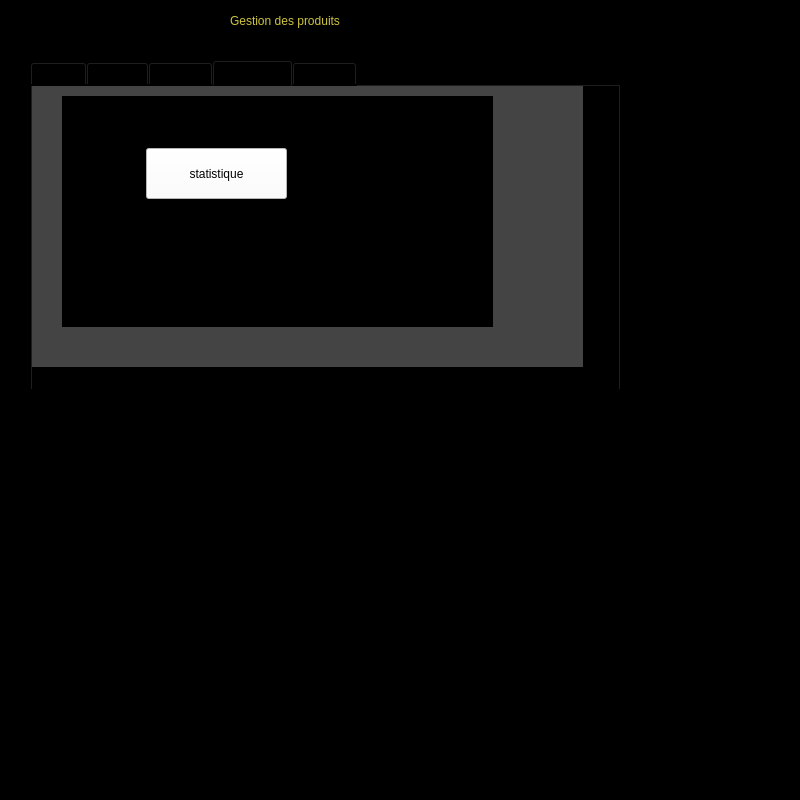
<?xml version="1.0" encoding="UTF-8"?>
<ui version="4.0">
 <class>produitcosmetiques</class>
 <widget class="QDialog" name="produitcosmetiques">
  <property name="geometry">
   <rect>
    <x>0</x>
    <y>0</y>
    <width>800</width>
    <height>800</height>
   </rect>
  </property>
  <property name="windowTitle">
   <string>Dialog</string>
  </property>
  <property name="styleSheet">
   <string notr="true">background-color: rgb(0, 0, 0);</string>
  </property>
  <widget class="QTabWidget" name="tabWidget">
   <property name="geometry">
    <rect>
     <x>30</x>
     <y>60</y>
     <width>591</width>
     <height>331</height>
    </rect>
   </property>
   <property name="currentIndex">
    <number>3</number>
   </property>
   <widget class="QWidget" name="tab">
    <attribute name="title">
     <string>Home</string>
    </attribute>
    <widget class="QLabel" name="label_2">
     <property name="geometry">
      <rect>
       <x>-20</x>
       <y>-27</y>
       <width>571</width>
       <height>301</height>
      </rect>
     </property>
     <property name="styleSheet">
      <string notr="true"> background-color: rgb(68, 68, 68);</string>
     </property>
     <property name="text">
      <string/>
     </property>
    </widget>
    <widget class="QLabel" name="label_3">
     <property name="geometry">
      <rect>
       <x>20</x>
       <y>20</y>
       <width>431</width>
       <height>231</height>
      </rect>
     </property>
     <property name="text">
      <string/>
     </property>
     <property name="pixmap">
      <pixmap>../../../Downloads/black-gold-marble-texture_125540-835 (1).jpg</pixmap>
     </property>
     <property name="scaledContents">
      <bool>true</bool>
     </property>
    </widget>
    <widget class="QLabel" name="label_4">
     <property name="geometry">
      <rect>
       <x>410</x>
       <y>100</y>
       <width>141</width>
       <height>161</height>
      </rect>
     </property>
     <property name="styleSheet">
      <string notr="true"> background-color: rgb(68, 68, 68);</string>
     </property>
     <property name="text">
      <string/>
     </property>
     <property name="pixmap">
      <pixmap>../../../Downloads/1000_F_299880076_yQuSLoURK5zcMBQJwiCRpa25sfnuJ4Z8_preview_rev_1.png</pixmap>
     </property>
     <property name="scaledContents">
      <bool>true</bool>
     </property>
    </widget>
    <widget class="QPushButton" name="pushButton_2">
     <property name="geometry">
      <rect>
       <x>200</x>
       <y>90</y>
       <width>75</width>
       <height>23</height>
      </rect>
     </property>
     <property name="styleSheet">
      <string notr="true"> color: rgb(206, 197, 64);</string>
     </property>
     <property name="text">
      <string>Chercher</string>
     </property>
    </widget>
    <widget class="QPushButton" name="pushButton_3">
     <property name="geometry">
      <rect>
       <x>200</x>
       <y>130</y>
       <width>75</width>
       <height>23</height>
      </rect>
     </property>
     <property name="styleSheet">
      <string notr="true"> color: rgb(206, 197, 64);
</string>
     </property>
     <property name="text">
      <string>Statistiques</string>
     </property>
    </widget>
    <widget class="QPushButton" name="pushButton_4">
     <property name="geometry">
      <rect>
       <x>200</x>
       <y>160</y>
       <width>75</width>
       <height>23</height>
      </rect>
     </property>
     <property name="styleSheet">
      <string notr="true"> color: rgb(206, 197, 64);</string>
     </property>
     <property name="text">
      <string>Alerte</string>
     </property>
    </widget>
    <widget class="QPushButton" name="pushButton_5">
     <property name="geometry">
      <rect>
       <x>200</x>
       <y>200</y>
       <width>75</width>
       <height>23</height>
      </rect>
     </property>
     <property name="styleSheet">
      <string notr="true"> color: rgb(206, 197, 64);</string>
     </property>
     <property name="text">
      <string>Code QR</string>
     </property>
    </widget>
    <widget class="QPushButton" name="pushButton_6">
     <property name="geometry">
      <rect>
       <x>200</x>
       <y>50</y>
       <width>75</width>
       <height>23</height>
      </rect>
     </property>
     <property name="styleSheet">
      <string notr="true"> color: rgb(206, 197, 64);</string>
     </property>
     <property name="text">
      <string>trier</string>
     </property>
    </widget>
    <zorder>label_2</zorder>
    <zorder>label_4</zorder>
    <zorder>label_3</zorder>
    <zorder>pushButton_2</zorder>
    <zorder>pushButton_3</zorder>
    <zorder>pushButton_4</zorder>
    <zorder>pushButton_5</zorder>
    <zorder>pushButton_6</zorder>
   </widget>
   <widget class="QWidget" name="tab_2">
    <attribute name="title">
     <string>Ajouter</string>
    </attribute>
    <widget class="QLabel" name="label_5">
     <property name="geometry">
      <rect>
       <x>-10</x>
       <y>-10</y>
       <width>591</width>
       <height>311</height>
      </rect>
     </property>
     <property name="styleSheet">
      <string notr="true"> background-color: rgb(68, 68, 68);</string>
     </property>
     <property name="text">
      <string/>
     </property>
    </widget>
    <widget class="QLabel" name="label_8">
     <property name="geometry">
      <rect>
       <x>70</x>
       <y>20</y>
       <width>431</width>
       <height>231</height>
      </rect>
     </property>
     <property name="text">
      <string/>
     </property>
     <property name="pixmap">
      <pixmap>../../../Downloads/black-gold-marble-texture_125540-835 (1).jpg</pixmap>
     </property>
     <property name="scaledContents">
      <bool>true</bool>
     </property>
    </widget>
    <widget class="QLabel" name="label_11">
     <property name="geometry">
      <rect>
       <x>100</x>
       <y>30</y>
       <width>61</width>
       <height>20</height>
      </rect>
     </property>
     <property name="styleSheet">
      <string notr="true"> color: rgb(206, 197, 64);
font: 14pt &quot;MS Shell Dlg 2&quot;;</string>
     </property>
     <property name="text">
      <string>Num</string>
     </property>
    </widget>
    <widget class="QPushButton" name="pb_ajouter">
     <property name="geometry">
      <rect>
       <x>400</x>
       <y>210</y>
       <width>75</width>
       <height>23</height>
      </rect>
     </property>
     <property name="styleSheet">
      <string notr="true">background-color: rgb(255, 255, 255);</string>
     </property>
     <property name="text">
      <string>Ajouter</string>
     </property>
    </widget>
    <widget class="QLabel" name="label_40">
     <property name="geometry">
      <rect>
       <x>96</x>
       <y>64</y>
       <width>71</width>
       <height>20</height>
      </rect>
     </property>
     <property name="styleSheet">
      <string notr="true"> color: rgb(206, 197, 64);
font: 14pt &quot;MS Shell Dlg 2&quot;;</string>
     </property>
     <property name="text">
      <string>QRCODE</string>
     </property>
    </widget>
    <widget class="QLabel" name="label_41">
     <property name="geometry">
      <rect>
       <x>76</x>
       <y>100</y>
       <width>91</width>
       <height>20</height>
      </rect>
     </property>
     <property name="styleSheet">
      <string notr="true"> color: rgb(206, 197, 64);
font: 14pt &quot;MS Shell Dlg 2&quot;;</string>
     </property>
     <property name="text">
      <string>QUANTITE</string>
     </property>
    </widget>
    <widget class="QLabel" name="label_42">
     <property name="geometry">
      <rect>
       <x>86</x>
       <y>130</y>
       <width>81</width>
       <height>20</height>
      </rect>
     </property>
     <property name="styleSheet">
      <string notr="true"> color: rgb(206, 197, 64);
font: 14pt &quot;MS Shell Dlg 2&quot;;</string>
     </property>
     <property name="text">
      <string>NOM</string>
     </property>
    </widget>
    <widget class="QLabel" name="label_43">
     <property name="geometry">
      <rect>
       <x>86</x>
       <y>160</y>
       <width>81</width>
       <height>20</height>
      </rect>
     </property>
     <property name="styleSheet">
      <string notr="true"> color: rgb(206, 197, 64);
font: 14pt &quot;MS Shell Dlg 2&quot;;</string>
     </property>
     <property name="text">
      <string>PRIX</string>
     </property>
    </widget>
    <widget class="QLabel" name="label_44">
     <property name="geometry">
      <rect>
       <x>86</x>
       <y>190</y>
       <width>81</width>
       <height>20</height>
      </rect>
     </property>
     <property name="styleSheet">
      <string notr="true"> color: rgb(206, 197, 64);
font: 14pt &quot;MS Shell Dlg 2&quot;;</string>
     </property>
     <property name="text">
      <string>MARQUE</string>
     </property>
    </widget>
    <widget class="QPushButton" name="pb_supp">
     <property name="geometry">
      <rect>
       <x>400</x>
       <y>180</y>
       <width>75</width>
       <height>23</height>
      </rect>
     </property>
     <property name="styleSheet">
      <string notr="true">background-color: rgb(255, 255, 255);</string>
     </property>
     <property name="text">
      <string>Supprimer</string>
     </property>
    </widget>
    <widget class="QPushButton" name="Modifier">
     <property name="geometry">
      <rect>
       <x>400</x>
       <y>150</y>
       <width>75</width>
       <height>23</height>
      </rect>
     </property>
     <property name="styleSheet">
      <string notr="true">background-color: rgb(255, 255, 255);</string>
     </property>
     <property name="text">
      <string>Modifier</string>
     </property>
    </widget>
    <widget class="QComboBox" name="comboBox">
     <property name="geometry">
      <rect>
       <x>411</x>
       <y>40</y>
       <width>81</width>
       <height>22</height>
      </rect>
     </property>
     <property name="styleSheet">
      <string notr="true">background-color: rgb(255, 255, 255);</string>
     </property>
    </widget>
    <widget class="QLineEdit" name="lineEdit">
     <property name="geometry">
      <rect>
       <x>-30</x>
       <y>-20</y>
       <width>113</width>
       <height>20</height>
      </rect>
     </property>
    </widget>
    <widget class="QLineEdit" name="Le_num">
     <property name="geometry">
      <rect>
       <x>200</x>
       <y>30</y>
       <width>113</width>
       <height>20</height>
      </rect>
     </property>
     <property name="styleSheet">
      <string notr="true">background-color: rgb(255, 255, 255);</string>
     </property>
    </widget>
    <widget class="QLineEdit" name="lineEdit_3">
     <property name="geometry">
      <rect>
       <x>-60</x>
       <y>-10</y>
       <width>113</width>
       <height>20</height>
      </rect>
     </property>
    </widget>
    <widget class="QLineEdit" name="Le_Q">
     <property name="geometry">
      <rect>
       <x>220</x>
       <y>90</y>
       <width>113</width>
       <height>20</height>
      </rect>
     </property>
     <property name="styleSheet">
      <string notr="true">background-color: rgb(255, 255, 255);</string>
     </property>
    </widget>
    <widget class="QLineEdit" name="Le_nom">
     <property name="geometry">
      <rect>
       <x>220</x>
       <y>130</y>
       <width>113</width>
       <height>20</height>
      </rect>
     </property>
     <property name="styleSheet">
      <string notr="true">background-color: rgb(255, 255, 255);</string>
     </property>
    </widget>
    <widget class="QLineEdit" name="Le_prix">
     <property name="geometry">
      <rect>
       <x>220</x>
       <y>160</y>
       <width>113</width>
       <height>20</height>
      </rect>
     </property>
     <property name="styleSheet">
      <string notr="true">background-color: rgb(255, 255, 255);</string>
     </property>
    </widget>
    <widget class="QLineEdit" name="Le_Marque">
     <property name="geometry">
      <rect>
       <x>230</x>
       <y>190</y>
       <width>113</width>
       <height>20</height>
      </rect>
     </property>
     <property name="styleSheet">
      <string notr="true">background-color: rgb(255, 255, 255);</string>
     </property>
    </widget>
    <widget class="QLineEdit" name="LE_QR">
     <property name="geometry">
      <rect>
       <x>210</x>
       <y>60</y>
       <width>113</width>
       <height>20</height>
      </rect>
     </property>
     <property name="styleSheet">
      <string notr="true">background-color: rgb(255, 255, 255);</string>
     </property>
    </widget>
    <widget class="QPushButton" name="Modifier_2">
     <property name="geometry">
      <rect>
       <x>400</x>
       <y>120</y>
       <width>75</width>
       <height>23</height>
      </rect>
     </property>
     <property name="styleSheet">
      <string notr="true">background-color: rgb(255, 255, 255);</string>
     </property>
     <property name="text">
      <string>Trier</string>
     </property>
    </widget>
   </widget>
   <widget class="QWidget" name="tab_5">
    <attribute name="title">
     <string>Qrcode</string>
    </attribute>
    <widget class="QLabel" name="label_17">
     <property name="geometry">
      <rect>
       <x>0</x>
       <y>0</y>
       <width>551</width>
       <height>281</height>
      </rect>
     </property>
     <property name="styleSheet">
      <string notr="true"> background-color: rgb(68, 68, 68);</string>
     </property>
     <property name="text">
      <string/>
     </property>
    </widget>
    <widget class="QLabel" name="label_18">
     <property name="geometry">
      <rect>
       <x>30</x>
       <y>0</y>
       <width>431</width>
       <height>231</height>
      </rect>
     </property>
     <property name="text">
      <string/>
     </property>
     <property name="pixmap">
      <pixmap>../../../Downloads/black-gold-marble-texture_125540-835 (1).jpg</pixmap>
     </property>
     <property name="scaledContents">
      <bool>true</bool>
     </property>
    </widget>
    <widget class="QLabel" name="label_45">
     <property name="geometry">
      <rect>
       <x>60</x>
       <y>30</y>
       <width>71</width>
       <height>20</height>
      </rect>
     </property>
     <property name="styleSheet">
      <string notr="true"> color: rgb(206, 197, 64);
font: 14pt &quot;MS Shell Dlg 2&quot;;</string>
     </property>
     <property name="text">
      <string>QRCODE</string>
     </property>
    </widget>
    <widget class="QLineEdit" name="LE_QR_2">
     <property name="geometry">
      <rect>
       <x>80</x>
       <y>90</y>
       <width>113</width>
       <height>20</height>
      </rect>
     </property>
     <property name="styleSheet">
      <string notr="true">background-color: rgb(255, 255, 255);</string>
     </property>
    </widget>
    <widget class="QLabel" name="label_pic_2">
     <property name="geometry">
      <rect>
       <x>260</x>
       <y>39</y>
       <width>171</width>
       <height>181</height>
      </rect>
     </property>
     <property name="styleSheet">
      <string notr="true">background-color: rgb(255, 255, 255);</string>
     </property>
     <property name="text">
      <string/>
     </property>
    </widget>
    <widget class="QPushButton" name="pb_ajouter_2">
     <property name="geometry">
      <rect>
       <x>90</x>
       <y>140</y>
       <width>75</width>
       <height>23</height>
      </rect>
     </property>
     <property name="styleSheet">
      <string notr="true">background-color: rgb(255, 255, 255);</string>
     </property>
     <property name="text">
      <string>genrerQRCODE</string>
     </property>
    </widget>
   </widget>
   <widget class="QWidget" name="tab_3">
    <attribute name="title">
     <string>Statistique</string>
    </attribute>
    <widget class="QLabel" name="label_6">
     <property name="geometry">
      <rect>
       <x>0</x>
       <y>0</y>
       <width>551</width>
       <height>281</height>
      </rect>
     </property>
     <property name="styleSheet">
      <string notr="true"> background-color: rgb(68, 68, 68);</string>
     </property>
     <property name="text">
      <string/>
     </property>
    </widget>
    <widget class="QLabel" name="label_9">
     <property name="geometry">
      <rect>
       <x>30</x>
       <y>10</y>
       <width>431</width>
       <height>231</height>
      </rect>
     </property>
     <property name="text">
      <string/>
     </property>
     <property name="pixmap">
      <pixmap>../../../Downloads/black-gold-marble-texture_125540-835 (1).jpg</pixmap>
     </property>
     <property name="scaledContents">
      <bool>true</bool>
     </property>
    </widget>
    <widget class="QPushButton" name="pb_stat">
     <property name="geometry">
      <rect>
       <x>114</x>
       <y>62</y>
       <width>141</width>
       <height>51</height>
      </rect>
     </property>
     <property name="styleSheet">
      <string notr="true">background-color: rgb(255, 255, 255);</string>
     </property>
     <property name="text">
      <string>statistique</string>
     </property>
    </widget>
   </widget>
   <widget class="QWidget" name="tab_4">
    <attribute name="title">
     <string>Afficher</string>
    </attribute>
    <widget class="QLabel" name="label_7">
     <property name="geometry">
      <rect>
       <x>0</x>
       <y>0</y>
       <width>551</width>
       <height>281</height>
      </rect>
     </property>
     <property name="styleSheet">
      <string notr="true"> background-color: rgb(68, 68, 68);</string>
     </property>
     <property name="text">
      <string/>
     </property>
    </widget>
    <widget class="QLabel" name="label_10">
     <property name="geometry">
      <rect>
       <x>40</x>
       <y>10</y>
       <width>431</width>
       <height>231</height>
      </rect>
     </property>
     <property name="text">
      <string/>
     </property>
     <property name="pixmap">
      <pixmap>../../../Downloads/black-gold-marble-texture_125540-835 (1).jpg</pixmap>
     </property>
     <property name="scaledContents">
      <bool>true</bool>
     </property>
    </widget>
    <widget class="QTableView" name="tableView">
     <property name="geometry">
      <rect>
       <x>100</x>
       <y>70</y>
       <width>291</width>
       <height>201</height>
      </rect>
     </property>
     <property name="styleSheet">
      <string notr="true">background-color: rgb(255, 255, 255);</string>
     </property>
    </widget>
    <widget class="QRadioButton" name="trierprix">
     <property name="geometry">
      <rect>
       <x>70</x>
       <y>30</y>
       <width>83</width>
       <height>18</height>
      </rect>
     </property>
     <property name="styleSheet">
      <string notr="true">background-color: rgb(255, 255, 255);</string>
     </property>
     <property name="text">
      <string>tri par prix</string>
     </property>
    </widget>
    <widget class="QRadioButton" name="trienom">
     <property name="geometry">
      <rect>
       <x>210</x>
       <y>30</y>
       <width>83</width>
       <height>18</height>
      </rect>
     </property>
     <property name="styleSheet">
      <string notr="true">background-color: rgb(255, 255, 255);</string>
     </property>
     <property name="text">
      <string>trier par nom</string>
     </property>
    </widget>
    <widget class="QRadioButton" name="triemarque">
     <property name="geometry">
      <rect>
       <x>350</x>
       <y>30</y>
       <width>83</width>
       <height>18</height>
      </rect>
     </property>
     <property name="styleSheet">
      <string notr="true">background-color: rgb(255, 255, 255);</string>
     </property>
     <property name="text">
      <string>trier par marque</string>
     </property>
    </widget>
   </widget>
  </widget>
  <widget class="QLabel" name="label">
   <property name="geometry">
    <rect>
     <x>230</x>
     <y>0</y>
     <width>321</width>
     <height>41</height>
    </rect>
   </property>
   <property name="styleSheet">
    <string notr="true">color: rgb(206, 197, 64);
font: 22pt &quot;Palatino Linotype&quot;;</string>
   </property>
   <property name="text">
    <string>Gestion des produits</string>
   </property>
  </widget>
 </widget>
 <resources/>
 <connections/>
</ui>
